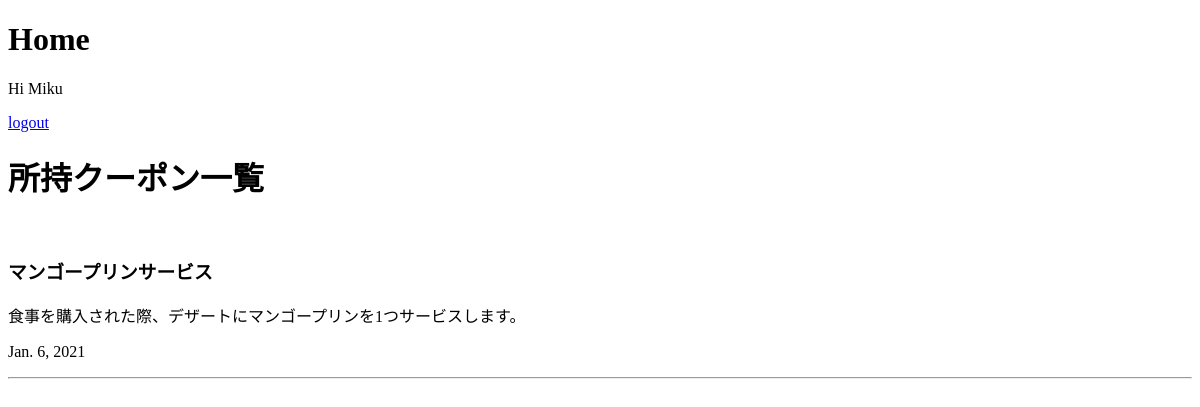
The app's page / (signed in), older data.
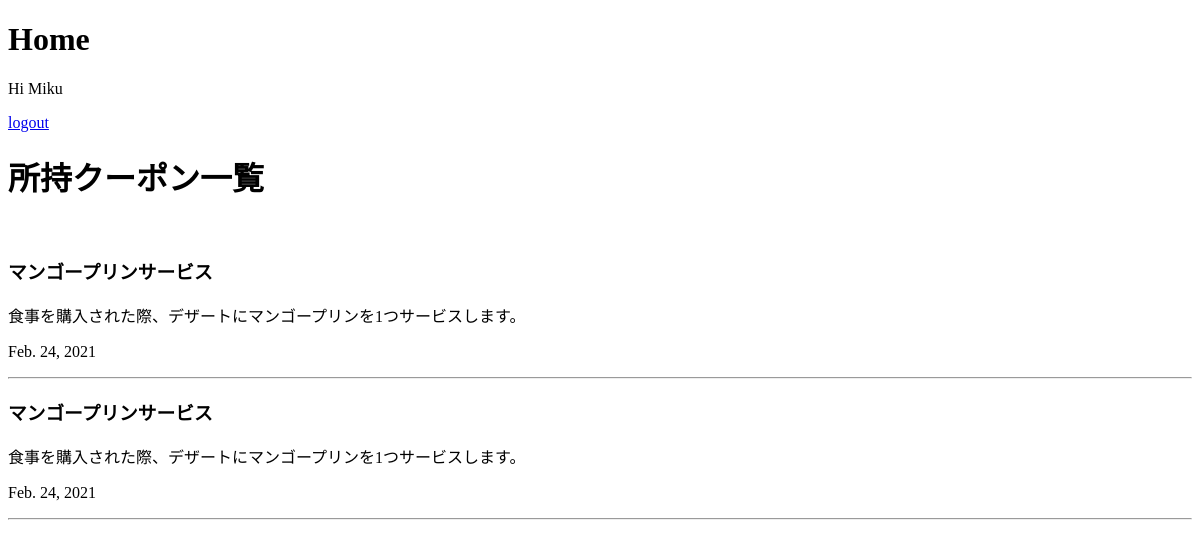
The same page, newer data.
### coupon/models.py (models this page shows)
class Coupon(models.Model):
    coupon_name = models.CharField(max_length=128)
    coupon_content = models.TextField(default="")
    date = models.DateTimeField(default=timezone.now)
    term = models.IntegerField(null=True)
    limit = models.DateField(null=True)
    user = models.ForeignKey(settings.AUTH_USER_MODEL, on_delete=models.CASCADE, default="")
    shop = models.ForeignKey(Shop, on_delete=models.CASCADE)

### coupon/views.py (the view)
# urls.py: 2. Add a URL to urlpatterns:  path('', views.home, name='home')
def home(request):
    coupons = Coupon.objects.all()
    context = {
        'coupons' : coupons
    }
    return render(request, 'coupon/home.html', context)

### coupon/templates/coupon/home.html (shortened to what this page needs)
<!DOCTYPE html>
<html lang="ja">
<head>
</head>
<body>
  <h1>Home</h1>
  {% if user.is_authenticated %}
  <p>Hi {{ user.username }}</p>
  <a href="{% url 'logout' %}">logout</a>
  <h1>所持クーポン一覧</h1>
  <br>
  {% for coupon in coupons %}
  <h3>{{coupon.coupon_name}}</h3>
  <p>{{coupon.coupon_content}}</p>
  <p>{{coupon.limit}}</p>
  <hr>
  {% endfor %}
  {% else %}
  <p>You are not logged in</p>
  <p><a href="{% url 'login' %}">login</a></p>
  {% endif %}
</body>
</html>

Row changes from the older to the newer data that the page shows:
removed Coupon: coupon_name "マンゴープリンサービス", coupon_content "食事を購入された際、デザートにマンゴープリンを1つサービスします。", limit "Jan. 6, 2021"
added Coupon: coupon_name "マンゴープリンサービス", coupon_content "食事を購入された際、デザートにマンゴープリンを1つサービスします。", limit "Feb. 24, 2021"
added Coupon: coupon_name "マンゴープリンサービス", coupon_content "食事を購入された際、デザートにマンゴープリンを1つサービスします。", limit "Feb. 24, 2021"
